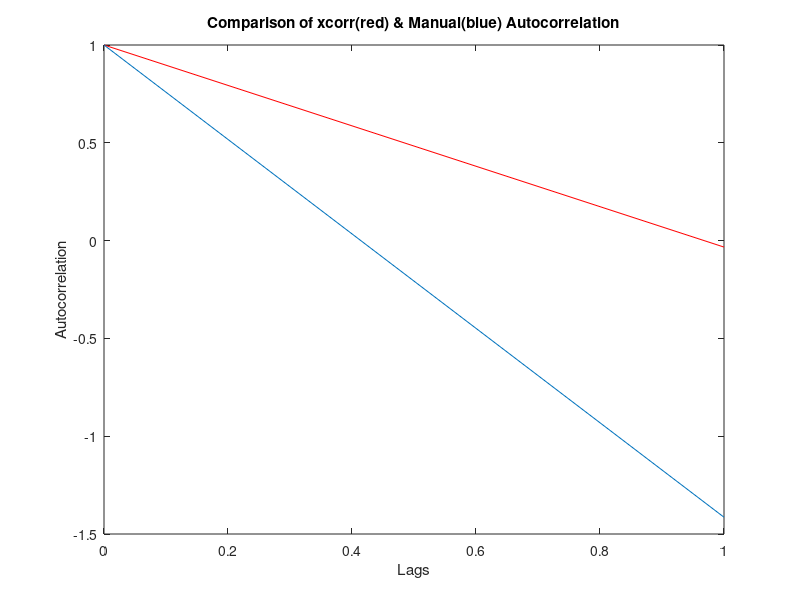

Source code (MATLAB):
clear; clc;

xx = randn(2,1);

% Compute xcorr autocorrelation
[c_xx,lags] = xcorr(xx,'coeff');

% Plot Lags 0 to 1 (ignore -1 lags)
figure(1);
plot(lags(2:3),c_xx(2:3),'r');
xlabel('Lags');
ylabel('Autocorrelation');
title('Comparison of xcorr(red) & Manual(blue) Autocorrelation');

% Compute manual autocorrelation

 top = 0;
 bottom1 = 0;
 bottom2 = 0;
 for k=0:1
     for i=1:(size(xx,1)-1)
         x_m = mean(xx(i+1:size(xx,1)));
         x_p = mean(xx(1:size(xx,1))-(i-1));
         top = top+(xx(i)-x_m)*(xx(i+1)-x_p);
         bottom1 = bottom1+(xx(i+k)-x_m)^2;
         bottom2 = bottom2+(xx(i+1)-x_p)^2;
         bottom = sqrt(bottom1*bottom2);
         cc(k+1) = top/bottom;
     end
 end
 
 % Manual gives me the negative of what I expect (e.g., cc(0)=-1).
 cc(1) = -1*cc(1); % Manually adjusted.
 c_lag=[0 1];

 hold on;
 plot(c_lag,cc);
